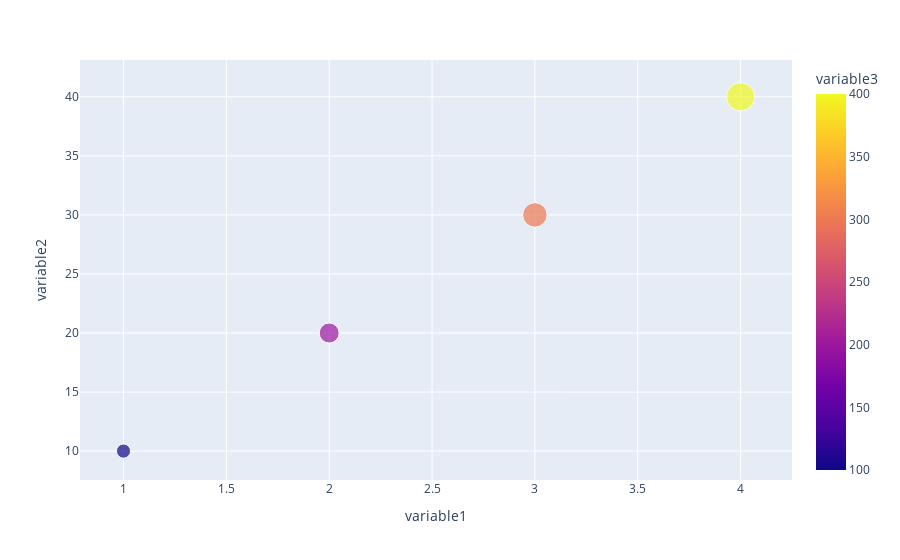

Here is the notebook cell this chart was saved with:
### Code cell
import plotly.express as px
import pandas as pd

# Create a sample dataframe
df = pd.DataFrame({'variable1': [1, 2, 3, 4],
                   'variable2': [10, 20, 30, 40],
                   'variable3': [100, 200, 300, 400]})

# Plot the three variables using scatter plot
fig = px.scatter(df, x='variable1', y='variable2', color='variable3', size='variable3')

# Show the plot
fig.show()

### Figure 1 — Plotly figure (JSON) as saved in the notebook; plotly's stock layout.template omitted (floating-point values rounded to 4 significant figures)
{"data": [{"hovertemplate": "variable1=%{x}<br>variable2=%{y}<br>variable3=%{marker.color}<extra></extra>", "legendgroup": "", "marker": {"color": [100, 200, 300, 400], "coloraxis": "coloraxis", "size": [100, 200, 300, 400], "sizemode": "area", "sizeref": 1, "symbol": "circle"}, "mode": "markers", "name": "", "orientation": "v", "showlegend": false, "type": "scatter", "x": [1, 2, 3, 4], "xaxis": "x", "y": [10, 20, 30, 40], "yaxis": "y"}], "layout": {"coloraxis": {"colorbar": {"title": {"text": "variable3"}}, "colorscale": [[0, "#0d0887"], [0.1111, "#46039f"], [0.2222, "#7201a8"], [0.3333, "#9c179e"], [0.4444, "#bd3786"], [0.5556, "#d8576b"], [0.6667, "#ed7953"], [0.7778, "#fb9f3a"], [0.8889, "#fdca26"], [1, "#f0f921"]]}, "legend": {"itemsizing": "constant", "tracegroupgap": 0}, "margin": {"t": 60}, "xaxis": {"anchor": "y", "domain": [0, 1], "title": {"text": "variable1"}}, "yaxis": {"anchor": "x", "domain": [0, 1], "title": {"text": "variable2"}}}}
